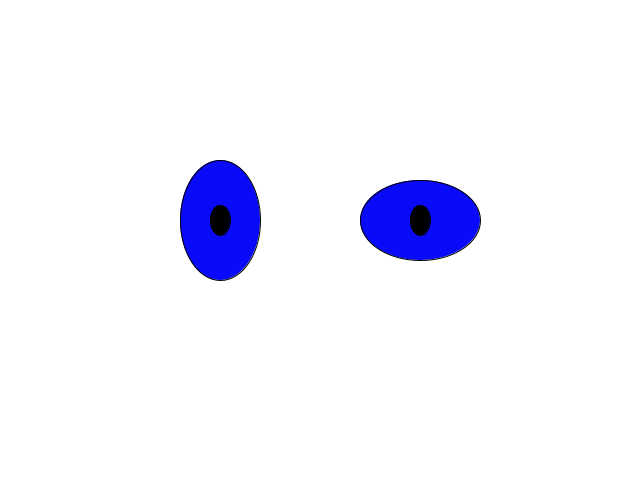
Frame 1 (no input)
Frame 60 (the mouse pressed at the canvas centre just before this capture): identical to frame 1, image omitted
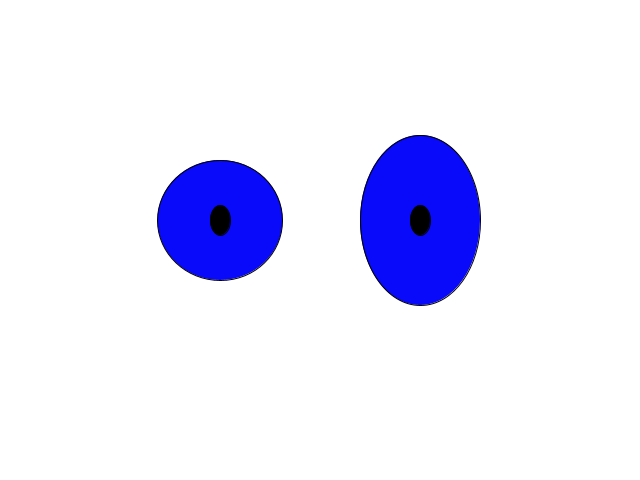
Frame 120 (the mouse held since frame 60 and released just before this capture)

The Processing sketch that drew these frames (run headless with seeded random() and noise(); from frame 60 on, the mouse is pressed at the canvas centre):

// Processing sketch: processing_51038
// ── processing_51038.pde

void setup() {
   size(640,480);
   smooth();
}

int varX = 20;
int varY = 30;

void draw() {
   background(255);
   noFill();
   stroke(0);
   strokeWeight(1);
   float easing = 0.02;
   float lessEas = 0.2;
   
   int tempX = mouseX;
   int tempY = mouseY;
   varX += (tempX - varX) * easing;
   varY += (tempY - varY) * easing;
   
   //map the change in the left eye's size
   float le = map(mouseX,0,width,0,90);
   
   //map the change in the right eye's size
   float re = map(mouseY,0,height,0,180);
   
   //eye sockets
   fill(10,10,250);
   ellipse(220,220,80+le,120);
   ellipse(420,220,120,80+re);
   
   //pupils
   fill(0);
   float jitter = (dist(mouseX,mouseY,pmouseX,pmouseY))*lessEas;
   ellipse(220,220,20+jitter,30+jitter);
   ellipse(420,220,20+jitter,30+jitter);
   
   //worry aug
   float lw = map(mouseY,0,height,0,20);
   
   //left eye worries
   noFill();
   if(mouseX == pmouseX && mouseY ==pmouseY) {
     stroke(255,0);
   }
   else {
     stroke(1);
   }
   
   arc(220,220,180,130,radians(0),radians(345));
   arc(220,220,190,140,radians(300),radians(355+lw));
   arc(220,220,200,130,radians(0+lw),radians(35));
   arc(220,220,190,140,radians(200-lw),radians(250+lw));
   arc(220,220,205,135,radians(170-lw),radians(185+lw));
   arc(220,220,190,140,radians(150-lw),radians(160+lw));
   arc(220,220,205,135,radians(90-lw),radians(130+lw));
   
   //right eye worries
   noFill();
   if(mouseX == pmouseX && mouseY ==pmouseY) {
     stroke(255,0);
   }
   else {
     stroke(1);
   }
   
   arc(420,220,130,266,radians(0),radians(345));
   arc(420,220,150,270,radians(300),radians(355+lw));
   arc(420,220,140,275,radians(0+lw),radians(35));
   arc(420,220,150,270,radians(200-lw),radians(250+lw));
   arc(420,220,140,275,radians(170-lw),radians(185+lw));
   arc(420,220,150,270,radians(150-lw),radians(160+lw));
   arc(420,220,140,275,radians(90-lw),radians(130+lw));
   arc(420,220,140,275,radians(260-lw),radians(290+lw));
}
